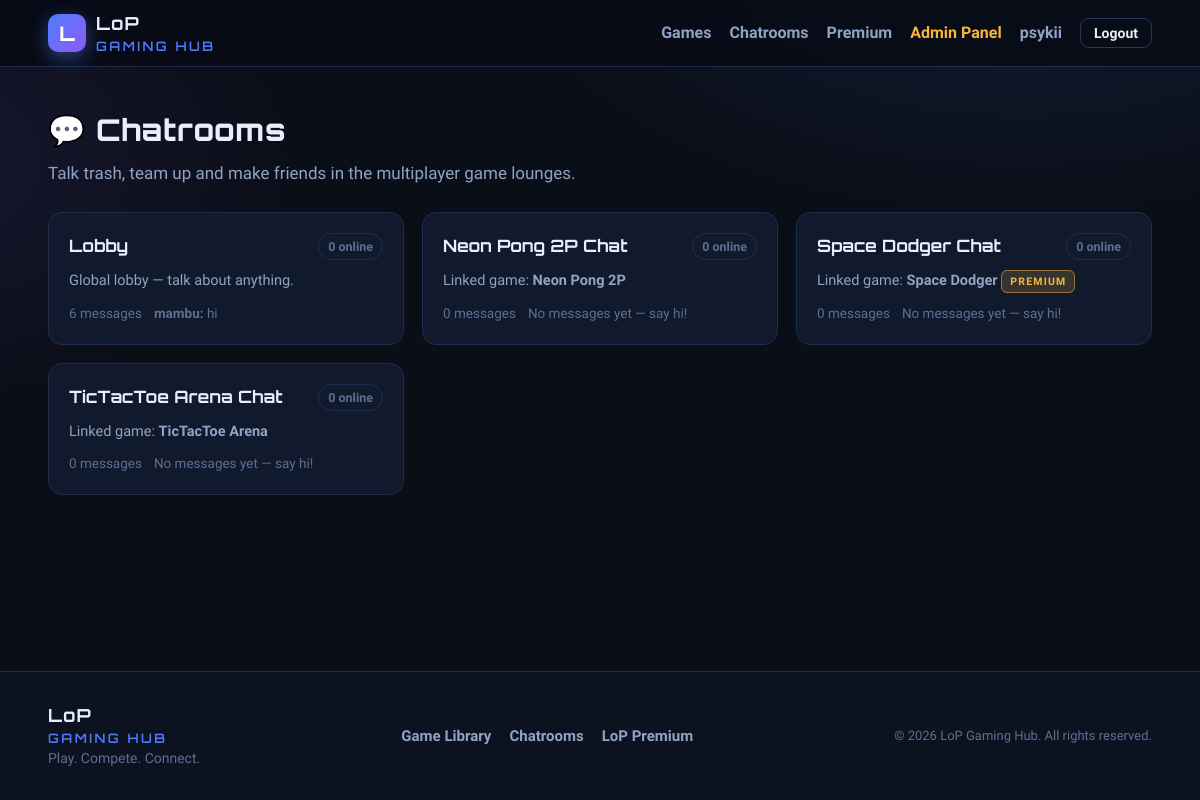
Page /chat (signed in) on the committed database.
### models.py (models this page shows, shortened)
class User(UserMixin, db.Model):
    __tablename__ = "users"
    id = db.Column(db.Integer, primary_key=True)
    username = db.Column(db.String(40), unique=True, nullable=False, index=True)
    email = db.Column(db.String(160), unique=True, nullable=False, index=True)
    password_hash = db.Column(db.String(255), nullable=False)
    role = db.Column(db.String(20), nullable=False, default="user")  # user | admin
    is_banned = db.Column(db.Boolean, nullable=False, default=False)
    ban_reason = db.Column(db.String(250))
    banned_at = db.Column(db.DateTime)
    banned_until = db.Column(db.DateTime)
    trial_started_at = db.Column(db.DateTime, nullable=False, default=now_utc)
    premium_until = db.Column(db.DateTime)
    created_at = db.Column(db.DateTime, nullable=False, default=now_utc)
    last_seen_at = db.Column(db.DateTime)
    failed_attempts = db.Column(db.Integer, nullable=False, default=0)
    locked_until = db.Column(db.DateTime)
    sessions = db.relationship("GameSession", back_populates="user", lazy="dynamic")
    messages = db.relationship("ChatMessage", back_populates="user", lazy="dynamic")
    payments = db.relationship("PaymentRequest", back_populates="user", lazy="dynamic",
                               foreign_keys="PaymentRequest.user_id")
    @property
    def is_admin(self) -> bool:
        return self.role == "admin"
    def premium_status(self):
        if self.is_admin:
            return ("admin", None)

class ChatRoom(db.Model):
    __tablename__ = "chat_rooms"
    id = db.Column(db.Integer, primary_key=True)
    name = db.Column(db.String(90), nullable=False)
    slug = db.Column(db.String(100), unique=True, nullable=False, index=True)
    game_id = db.Column(db.Integer, db.ForeignKey("games.id"), unique=True, nullable=True)
    is_active = db.Column(db.Boolean, nullable=False, default=True)
    created_at = db.Column(db.DateTime, nullable=False, default=now_utc)
    game = db.relationship("Game", back_populates="chatroom")
    messages = db.relationship("ChatMessage", back_populates="room", lazy="dynamic")
    presences = db.relationship("ChatPresence", back_populates="room", lazy="dynamic")
    def online_users(self, within_seconds: int = 60) -> list:
        from models import ChatPresence
        cutoff = now_utc() - timedelta(seconds=within_seconds)
        rows = ChatPresence.query.filter(
            ChatPresence.room_id == self.id,
            ChatPresence.last_seen >= cutoff,
        ).all()
        return [p.user.username for p in rows]
    def last_message(self):
        return self.messages.order_by(ChatMessage.id.desc()).first()

class ChatMessage(db.Model):
    __tablename__ = "chat_messages"
    id = db.Column(db.Integer, primary_key=True)
    room_id = db.Column(db.Integer, db.ForeignKey("chat_rooms.id"), nullable=False, index=True)
    user_id = db.Column(db.Integer, db.ForeignKey("users.id"), nullable=False, index=True)
    content = db.Column(db.String(500), nullable=False)
    created_at = db.Column(db.DateTime, nullable=False, default=now_utc, index=True)
    room = db.relationship("ChatRoom", back_populates="messages")
    user = db.relationship("User", back_populates="messages")

class Game(db.Model):
    __tablename__ = "games"
    id = db.Column(db.Integer, primary_key=True)
    title = db.Column(db.String(120), nullable=False)
    slug = db.Column(db.String(120), unique=True, nullable=False, index=True)
    description = db.Column(db.Text, nullable=False, default="")
    category = db.Column(db.String(60), nullable=False, default="Arcade")
    version = db.Column(db.String(30), nullable=False, default="1.0")
    folder = db.Column(db.String(160))            # relative to GAME_LIBRARY_DIR
    entry_file = db.Column(db.String(180), nullable=False, default="index.html")
    thumbnail = db.Column(db.String(220))         # public URL or path under /game-thumb/
    is_premium = db.Column(db.Boolean, nullable=False, default=False)
    is_multiplayer = db.Column(db.Boolean, nullable=False, default=False)
    is_active = db.Column(db.Boolean, nullable=False, default=True)
    is_featured = db.Column(db.Boolean, nullable=False, default=False)
    play_count = db.Column(db.Integer, nullable=False, default=0)
    total_playtime = db.Column(db.Integer, nullable=False, default=0)  # seconds
    uploaded_by_id = db.Column(db.Integer, db.ForeignKey("users.id"))
    created_at = db.Column(db.DateTime, nullable=False, default=now_utc)
    updated_at = db.Column(db.DateTime, nullable=False, default=now_utc, onupdate=now_utc)
    chatroom = db.relationship("ChatRoom", back_populates="game", uselist=False)
    sessions = db.relationship("GameSession", back_populates="game", lazy="dynamic")

### blueprints/chat.py (the view)
@chat_bp.route("")
@login_required
def hub():
    rooms = ChatRoom.query.filter_by(is_active=True).order_by(ChatRoom.created_at.asc()).all()
    cards = []
    for room in rooms:
        last = room.last_message()
        cards.append(
            {
                "room": room,
                "online": room.online_users(PRESENCE_TTL_SECONDS),
                "online_count": len(room.online_users(PRESENCE_TTL_SECONDS)),
                "message_count": room.messages.count(),
                "last": last,
                "game": room.game,
            }
        )
    return render_template("chat/hub.html", rooms=cards)

### app.py (called while the page is built)
@login_manager.user_loader
def load_user(user_id: str):
    return db.session.get(User, int(user_id))

### models.py (called while the page is built)
def now_utc():
    return datetime.now(timezone.utc).replace(tzinfo=None)

### templates/chat/hub.html (shortened to what this page needs)
{% extends "base.html" %}
{% block content %}
<div class="container">
  <div class="page-head">
    <h1 class="page-title">💬 Chatrooms</h1>
    <p class="page-sub">Talk trash, team up and make friends in the multiplayer game lounges.</p>
  </div>
  <div class="room-grid">
    {% for item in rooms %}
      <a class="room-card" href="{{ url_for('chat.room', room_id=item.room.id) }}">
        <div class="room-card-head">
          <h3 class="room-name">{{ item.room.name }}</h3>
          {% if item.online_count %}
            <span class="online-chip">{{ item.online_count }} online</span>
          {% else %}
            <span class="online-chip muted">0 online</span>
          {% endif %}
        </div>
        <p class="room-meta">
          {% if item.game %}
            Linked game: <strong>{{ item.game.title }}</strong>
            {% if item.game.is_premium %}<span class="badge badge-premium">PREMIUM</span>{% endif %}
          {% else %}
            Global lobby — talk about anything.
          {% endif %}
        </p>
        <div class="room-foot">
          <span>{{ item.message_count }} messages</span>
          {% if item.last %}
            <span class="room-last"><strong>{{ item.last.user.username if item.last.user else 'deleted' }}:</strong> {{ item.last.content[:60] }}</span>
          {% else %}
            <span class="room-last muted">No messages yet — say hi!</span>
          {% endif %}
        </div>
      </a>
    {% else %}
      <p class="empty-state">No chatrooms available yet. Check back soon!</p>
    {% endfor %}
  </div>
</div>
{% endblock %}

### templates/base.html (shortened to what this page needs)
<!doctype html>
<html lang="en">
<head>
  <link rel="stylesheet" href="{{ url_for('static', filename='css/style.css') }}">
</head>
<body>
  {% set nav_links = [('main.index', 'Home'), ('games.library', 'Game Library')] %}
  <nav class="navbar">
    <div class="container nav-inner">
      <a class="brand" href="{{ url_for('main.index') }}">
        <span class="brand-mark">L</span>
        <span class="brand-text">LoP <em>GAMING HUB</em></span>
      </a>
      <div class="nav-links" id="navLinks">
        {% if current_user.is_authenticated %}
          <a class="nav-link" href="{{ url_for('games.library') }}">Games</a>
          <a class="nav-link" href="{{ url_for('chat.hub') }}">Chatrooms</a>
          <a class="nav-link" href="{{ url_for('premium.index') }}">
            Premium
          </a>
          {% if current_user.is_admin %}
            <a class="nav-link nav-admin" href="{{ url_for('admin.dashboard') }}">Admin Panel</a>
          {% endif %}
          <a class="nav-link" href="{{ url_for('auth.profile') }}">{{ current_user.username }}</a>
          <a class="btn btn-ghost btn-sm" href="{{ url_for('auth.logout') }}">Logout</a>
        {% else %}
          <a class="nav-link" href="{{ url_for('main.index') }}">Home</a>
          <a class="nav-link" href="{{ url_for('auth.login') }}">Login</a>
          <a class="btn btn-primary btn-sm" href="{{ url_for('auth.register') }}">Sign Up Free</a>
        {% endif %}
      </div>
    </div>
  </nav>
  <main class="page">
    {% block content %}{% endblock %}
  </main>
  <footer class="footer">
    <div class="container footer-inner">
      <div>
        <span class="brand-text">LoP <em>GAMING HUB</em></span>
        <p class="footer-sub">Play. Compete. Connect.</p>
      </div>
      <div class="footer-links">
        <a href="{{ url_for('games.library') }}">Game Library</a>
        <a href="{{ url_for('chat.hub') }}">Chatrooms</a>
        <a href="{{ url_for('premium.index') }}">LoP Premium</a>
      </div>
      <p class="footer-note">© {{ now_utc().year }} LoP Gaming Hub. All rights reserved.</p>
    </div>
  </footer>
</body>
</html>

### rows in the picture
User: username "psykii"
ChatRoom: room.name "Lobby"
User: last.user "mambu"
ChatMessage: last "hi"
ChatRoom: room.name "Neon Pong 2P Chat"
Game: game "Neon Pong 2P"
ChatRoom: room.name "Space Dodger Chat"
Game: game "Space Dodger"
ChatRoom: room.name "TicTacToe Arena Chat"
Game: game "TicTacToe Arena"

### other values in the picture
{{ item.message_count }} "6" "0" "0" "0"
{{ now_utc().year }} "2026"
